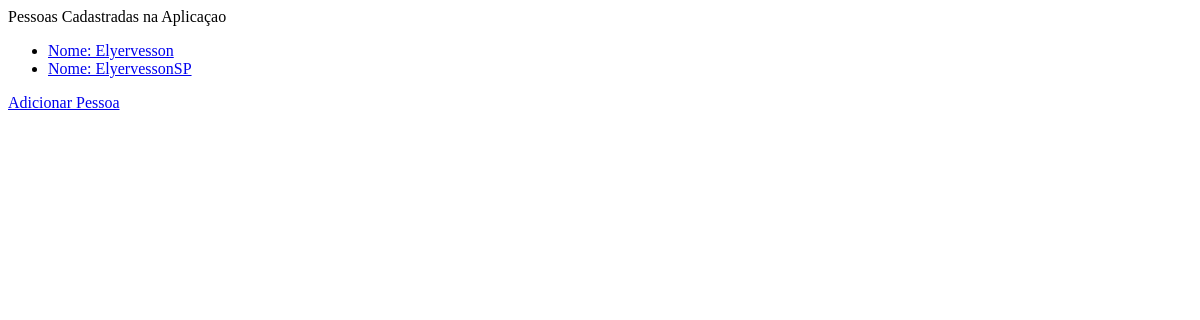
Before: / with the older database file.
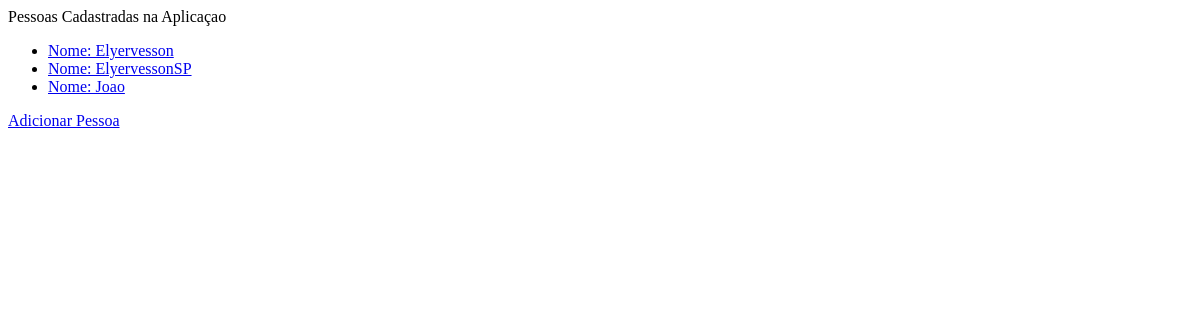
After: the same page with the newer database file.
### crudAluno/models.py (models this page shows)
class Pessoa(models.Model):
	primeiro_nome = models.CharField(max_length=30, blank=False)
	ultimo_nome = models.CharField(max_length=30)
	email = models.EmailField(unique=True)
	idade = models.IntegerField()
	genero = models.CharField(max_length=100, blank=False)
	def __str__(self):
		return "Nome: %s" % self.primeiro_nome

### crudAluno/views.py (the view)
# urls.py: url(r'^$', lista_pessoas, name='namespace_lista_pessoas'),
def lista_pessoas(request):
	pessoas = Pessoa.objects.all()
	context = {
		"pessoas":pessoas
	}
	return render(request, 'lista_pessoas.html', context)

### crudAluno/templates/lista_pessoas.html (shortened to what this page needs)
<html>
<head>
</head>
<body>
Pessoas Cadastradas na Aplicaçao
{% if pessoas %}
<ul>
	{% for pessoa in pessoas %}
		<li>
			<a href="{% url 'namespace_destalhes_pessoa' %}">{{ pessoa }}</a>
		</li>
	{% endfor %}
</ul>
{% endif%}
<a href="{% url 'namespace_cadastrar_pessoa' %}">Adicionar Pessoa</a>
</body>
</html>

Changed rows visible on the page:
added Pessoa: primeiro_nome "Nome: Joao"
